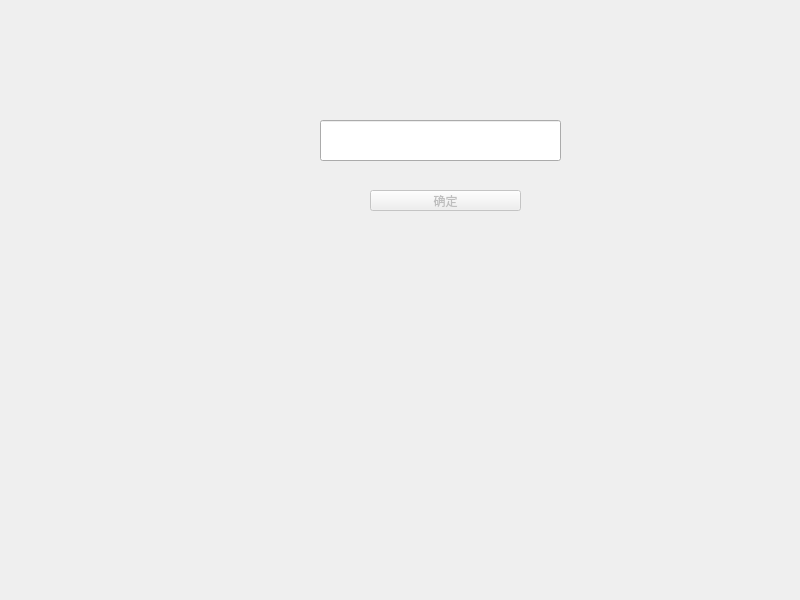
<?xml version="1.0" encoding="UTF-8"?>
<ui version="4.0">
 <class>Widget</class>
 <widget class="QWidget" name="Widget">
  <property name="enabled">
   <bool>true</bool>
  </property>
  <property name="geometry">
   <rect>
    <x>0</x>
    <y>0</y>
    <width>800</width>
    <height>600</height>
   </rect>
  </property>
  <property name="windowTitle">
   <string>Widget</string>
  </property>
  <widget class="QLineEdit" name="lineEdit">
   <property name="enabled">
    <bool>true</bool>
   </property>
   <property name="geometry">
    <rect>
     <x>320</x>
     <y>120</y>
     <width>241</width>
     <height>41</height>
    </rect>
   </property>
  </widget>
  <widget class="QPushButton" name="pushButton">
   <property name="enabled">
    <bool>false</bool>
   </property>
   <property name="geometry">
    <rect>
     <x>370</x>
     <y>190</y>
     <width>151</width>
     <height>21</height>
    </rect>
   </property>
   <property name="text">
    <string>确定</string>
   </property>
  </widget>
 </widget>
 <resources/>
 <connections/>
</ui>
